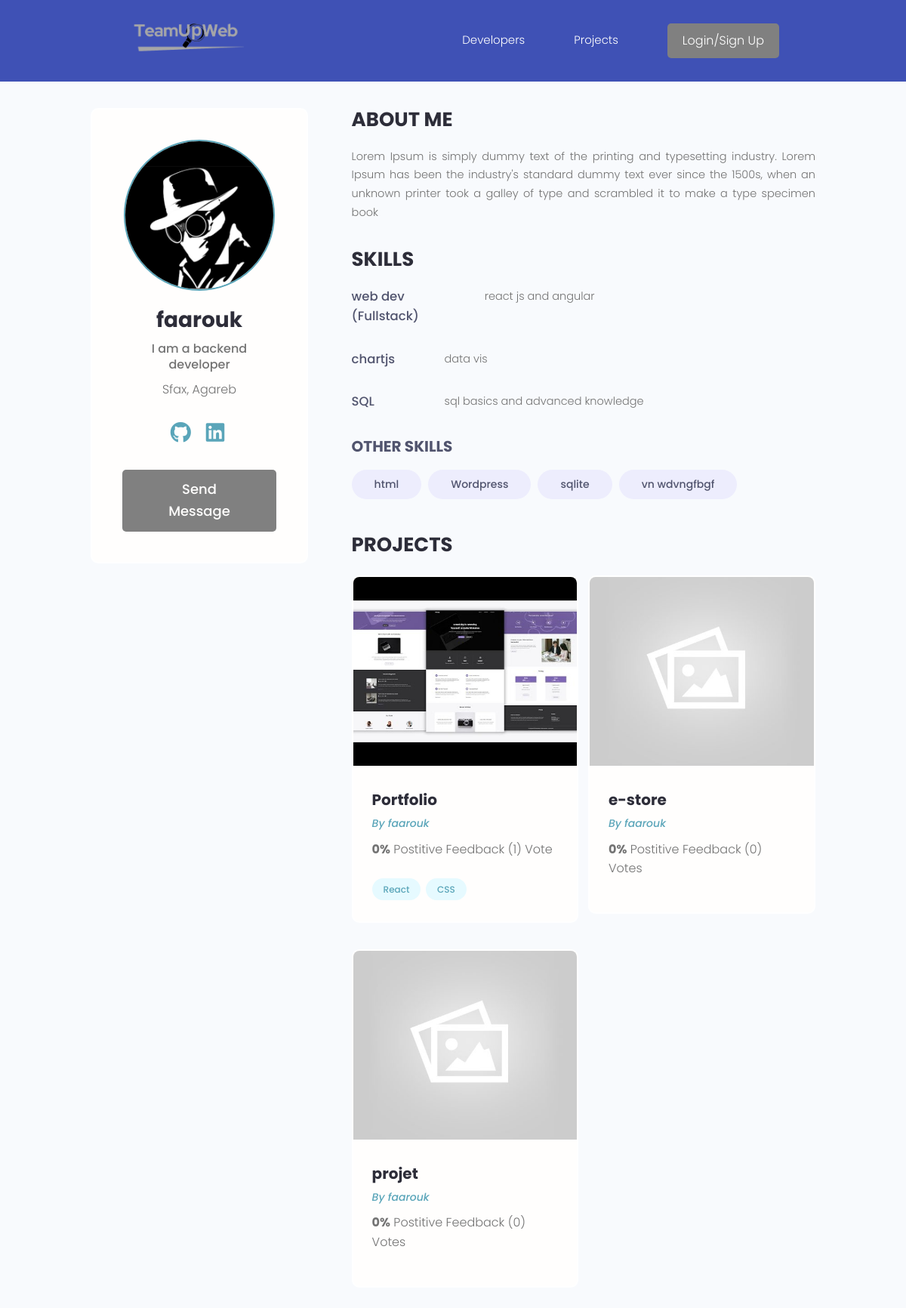
The app's page /profile/88b4c485-e2a3-436c-9921-4944f9a081f5/ with its own data.
### users/models.py (models this page shows, shortened)
class Profile(models.Model):
    user = models.OneToOneField(User,on_delete=models.CASCADE,null=True,blank=True)
    name = models.CharField(max_length=200,null=True,blank=True)
    email = models.EmailField(max_length=500,null=True,blank=True)
    username = models.CharField(max_length=200,null=True,blank=True)
    location = models.CharField(max_length=200,null=True,blank=True)
    short_intro = models.CharField(max_length=200,null=True,blank=True)
    bio = models.TextField(null=True,blank=True)
    profile_image = models.ImageField(null=True,blank=True,upload_to='profiles/',default="profiles/user-default.png")
    social_github = models.CharField(max_length=200,null=True,blank=True)
    social_twitter = models.CharField(max_length=200,null=True,blank=True)
    social_linkedin = models.CharField(max_length=200,null=True,blank=True)
    social_youtube = models.CharField(max_length=200,null=True,blank=True)
    social_website = models.CharField(max_length=200,null=True,blank=True)
    created = models.DateTimeField(auto_now_add=True)
    id = models.UUIDField(default=uuid.uuid4, unique = True,
                          primary_key=True,editable=False)
    class Meta:
        ordering = ['created']
    @property
    def imageURL(self):
        try:
            url = self.profile_image.url
        except:
            url = ' '
        return url

class Skill(models.Model):
    owner = models.ForeignKey(Profile,on_delete=models.CASCADE,null=True,blank=True)
    name =  models.CharField(max_length=200,null=True,blank=True)
    description = models.TextField(null=True,blank=True)
    created = models.DateTimeField(auto_now_add=True)
    id = models.UUIDField(default=uuid.uuid4, unique = True,
                          primary_key=True,editable=False)
    def __str__(self) -> str:
        return str(self.name)

### projects/models.py (models this page shows, shortened)
class Project(models.Model):
    owner = models.ForeignKey(Profile,null=True,blank=True,on_delete=models.CASCADE)
    title = models.CharField(max_length=200)
    description = models.TextField(null=True,blank=True)
    featured_image = models.ImageField(null=True,blank=True,default='default.jpg')
    demo_link = models.URLField(max_length=2000, null=True,blank=True)
    source_link = models.URLField(max_length=2000,null=True,blank=True)
    tags = models.ManyToManyField('Tag',blank=True)
    vote_total = models.IntegerField(default=0,null=True,blank=True)
    vote_ratio = models.IntegerField(default=0,null=True,blank=True)
    created = models.DateTimeField(auto_now_add=True)
    id = models.UUIDField(default=uuid.uuid4, unique = True,
                          primary_key=True,editable=False)
    class Meta:
        ordering = ['-vote_ratio' , '-vote_total' , 'title' ]
    @property
    def imageURL(self):
        try:
            url = self.featured_image.url
        except:
            url = ' '
        return url

class Tag(models.Model):
    name = models.CharField(max_length=200)
    created = models.DateTimeField(auto_now_add=True)
    id = models.UUIDField(default=uuid.uuid4,unique=True,
                          primary_key=True ,editable=False)
    def __str__(self) :
        return self.name

### users/views.py (the view)
# urls.py: path('profile/<str:pk>/',views.userProfile, name = "user-profile"),
def userProfile(request,pk):
    profile = Profile.objects.get(id=pk)
    topSkills = profile.skill_set.exclude(description__exact="")
    otherSkills = profile.skill_set.filter(description__exact="")
    context = {'profile':profile,'topSkills':topSkills,'otherSkills':otherSkills}
    return render(request,'users/user-profile.html',context)

### users/templates/users/user-profile.html (shortened to what this page needs)
{% extends 'main.html' %}
{% block content %}
<main class="profile my-md">
    <div class="container">
      <div class="layout">
        <div class="column column--1of3">
          <div class="card text-center">
            <div class="card__body dev">
              <img class="avatar avatar--xl" src="{{profile.imageURL}}" />
              <h2 class="dev__name">{{profile.name}}</h2>
              <p class="dev__title">{{profile.short_intro}}</p>
              <p class="dev__location">{{profile.location}}</p>
              <ul class="dev__social">
                {% if profile.social_github %}
                <li>
                    <a title="Github" href="{{profile.social_github}}" target="_blank"><i class="fab fa-github"></i></a>
                </li>
                {% endif %}
            {% if profile.social_linkedin %}
            <li>
                <a title="LinkedIn" href="{{profile.social_linkedin}}" target="_blank"><i class="fab fa-linkedin"></i></a>
            </li>
            {% endif %}
        </ul>
            {% if request.user.profile.id != profile.id %}
            <a href="{% url 'create-message' profile.id %}" class="btn btn--sub btn--lg">Send Message </a>
            {% endif %}
            </div>
          </div>
        </div>
        <div class="column column--2of3">
          <div class="devInfo">
            <h3 class="devInfo__title">About Me</h3>
            <p class="devInfo__about">{{profile.bio}}</p>
          </div>
          <div class="devInfo">
            <h3 class="devInfo__title">Skills</h3>
            <div class="devInfo__skills">
                {% for skill in topSkills  %}
                <div class="devSkill">
                    <h4 class="devSkill__title">{{skill.name}}</h4>
                    <p class="devSkill__info">{{skill.description}}</p>
            </div>
            {% endfor %}
              <h3 class="devInfo__subtitle">Other Skills</h3>
              <div class="devInfo__otherSkills">
                {% for skill in otherSkills %}
                <span class="tag tag--pill tag--sub tag--lg">
                    <small>{{skill}}</small>
                </span>
                {% endfor %}
              </div>
            </div>
          </div>
          <div class="devInfo">
            <h3 class="devInfo__title">Projects</h3>
            <div class="grid grid--two">
                {% for project in profile.project_set.all  %}
                <div class="column">
                <div class="card project">
                  <a href="{% url 'project' project.id %}" class="project">
                    <img class="project__thumbnail" src="{{project.imageURL}}" alt="project thumbnail" />
                    <div class="card__body">
                      <h3 class="project__title">{{project.title}}</h3>
                      <p><a class="project__author" href="{% url 'user-profile' project.owner.id %}">By {{project.owner.name}}</a></p>
                      <p class="project--rating">
                          <span style="font-weight: bold;">{{project.vote_ratio}}%</span> Postitive
                        Feedback ({{project.vote_total}}) Vote{{project.vote_total|pluralize:'s'}}
                      </p>
                      <div class="project__tags">
                        {% for tag in project.tags.all  %}
                        <span class="tag tag--pill tag--main">
                            <small>{{tag}}</small>
                        </span>
                        {% endfor %}
                    </div>
                </div>
            </a>
        </div>
    </div>
    {% endfor %}
</div>
</div>
</div>
</div>
</div>
</main>
{% endblock %}

### static/styles/app.css (style rules this page uses)
:root { --color-sub: #2d2d39; }
.btn--sub { background-color: gray; }
.card { border: 2px solid var(--color-light); }
img { width: 100%; }
.dev__social a i.fab { font-size: 2.8rem; margin-right: 0.5rem; }
.profile .card > .dev { padding: 4rem; }
.dev__name { color: var(--color-sub); font-size: 2.8rem; font-weight: 700; margin-top: 1rem; margin-bottom: 0.5rem; }
.dev__title { font-size: 1.6rem; font-weight: 500; line-height: 1.3; }
.dev__location { margin-top: 1rem; }
.dev__social { margin: 3rem 0; list-style: none; display: flex; justify-content: center; gap: 1.5rem; }
.devInfo { margin-bottom: 3rem; }
.devInfo__title, .devInfo__subtitle { font-size: 2.6rem; color: var(--color-sub); text-transform: uppercase; font-weight: 700; margin-bottom: 1.5rem; }
.devInfo__subtitle { font-size: 2rem; color: var(--color-sub-light); }
.devInfo__about, .devSkill__info { font-size: 1.45rem; line-height: 1.7; text-align: justify; }
.devSkill { margin-bottom: 3rem; }
.devSkill__title { font-size: 1.65rem; font-weight: 500; color: var(--color-sub-light); }
@media screen and (min-width: 700px) { .devSkill { display: flex; justify-content: space-between; gap: 3rem; } }
@media screen and (min-width: 700px) { .devSkill__info { flex-basis: 80%; } }
.project__author { font-size: 1.4rem; font-style: italic; }
.project--rating { margin-bottom: 1.6em; margin-top: 0.5em; }
.project__thumbnail { height: 25rem; object-fit: cover; object-position: top center; }
.project__title { font-size: 2rem; font-weight: 700; color: var(--color-sub); }
:root { --color-primary: #3f51b5; --color-light: #ffffff; }

### static/uikit/styles/modules/_variables.css (style rules this page uses)
:root { --color-main: #5aa5b9; --color-main-light: #e6faff; --color-sub: #3f4156; --color-sub-light: #51546e; --color-sub-lighter: #ededfd; --color-text: #737373; --color-gray: #8b8b8b; --color-light: #e5e7eb; --color-light-gray: #767676; --color-bg: #f8fafd; --color-white: #fffefd; --color-white-light: #f3f3f3; --color-success: #359e64; --color-success-bg: #def8e8; --color-error: #fc4b0b; --color-error-bg: #fff2ee; --font-base: 'Poppins', arial, helvetica, 'Segoe UI', roboto, ubuntu, sans-serif; --font-monospace: 'Fira Code', 'Courier New', courier, monospace; --font-regular: 300; --font-medium: 500; --font-bold: 700; --generic-shadow: 1px 1px 5px #00000010; --generic-transition: all 0.3s ease-in-out; }

### static/uikit/styles/modules/_base.css (style rules this page uses)
* { margin: 0; padding: 0; box-sizing: border-box; text-rendering: optimizeLegibility; color: inherit; font-size: inherit; }
html { font-size: 50%; }
@media only screen and (min-width: 480px) { html { font-size: 56.25%; } }
@media only screen and (min-width: 1200px) { html { font-size: 62.5%; } }
body { line-height: 1.6; font-weight: 400; font-size: 1.5rem; color: var(--color-text); background-color: var(--color-bg); min-height: 100vh; }

### static/uikit/styles/modules/_typography.css (style rules this page uses)
* { font-family: var(--font-base); }
h2 { font-size: 3.6rem; font-weight: var(--font-bold); }
h3 { font-size: 3.2rem; font-weight: var(--font-medium); }
h4 { font-size: 2.8rem; font-weight: var(--font-medium); }
p, span, strong { font-size: 1.6rem; color: var(--color-text); font-weight: var(--font-regular); }
a { padding-bottom: 2px; text-decoration: none; display: inline-block; color: var(--color-main); font-weight: var(--font-medium); }

### static/uikit/styles/modules/_utilities.css (style rules this page uses)
.container { width: 92%; max-width: 165rem; margin: 0 auto; box-sizing: border-box; }
@media screen and (min-width: 1000px) { .container { width: 90%; } }
@media screen and (min-width: 1200px) { .container { width: 80%; } }
.text-center { text-align: center; }
.my-md { margin: 3rem auto; }

### static/uikit/styles/modules/_avatar.css (style rules this page uses)
.avatar { border-radius: 50%; border: 2px solid var(--color-main); object-fit: cover; }
.avatar--xl { height: 20rem; width: 20rem; }

### static/uikit/styles/modules/_button.css (style rules this page uses)
.btn { display: inline-block; position: relative; cursor: pointer; background-color: var(--color-light); font-weight: var(--font-medium); color: var(--color-sub); text-decoration: none; padding: 1rem 2rem; border-radius: 0.5rem; border: none; width: -webkit-fit-content; width: -moz-fit-content; width: fit-content; height: -webkit-fit-content; height: -moz-fit-content; height: fit-content; font-size: 1.6rem; outline-width: 0; outline-color: transparent; -webkit-backface-visibility: hidden; backface-visibility: hidden; transition: all 0.3s ease-in-out; }
.btn--sub { background-color: var(--color-sub); color: var(--color-white); }
.btn--lg { font-size: 1.8rem; padding: 1.2rem 4.5rem; }

### records on screen
Profile: imageURL (picture), name "faarouk", short_intro "I am a backend developer", location "Sfax, Agareb", bio "Lorem Ipsum is simply dummy text of the printing and typesetting industry. Lorem Ipsum has been the industry's standard dummy text ever since the 1500s, when an unknown printer took a galley of type and scrambled it to make a type specimen book"
Skill: name "web dev (Fullstack)", description "react js and angular"
Skill: name "chartjs", description "data vis"
Skill: name "SQL", description "sql basics and advanced knowledge"
Skill: name "html"
Skill: name "Wordpress"
Skill: name "sqlite"
Skill: name "vn wdvngfbgf"
Project: imageURL (picture), title "Portfolio", owner.name "faarouk", vote_ratio "0", vote_total "1"
Tag: name "React"
Tag: name "CSS"
Project: imageURL (placeholder picture), title "e-store", owner.name "faarouk", vote_ratio "0", vote_total "0"
Project: imageURL (placeholder picture), title "projet", owner.name "faarouk", vote_ratio "0", vote_total "0"
